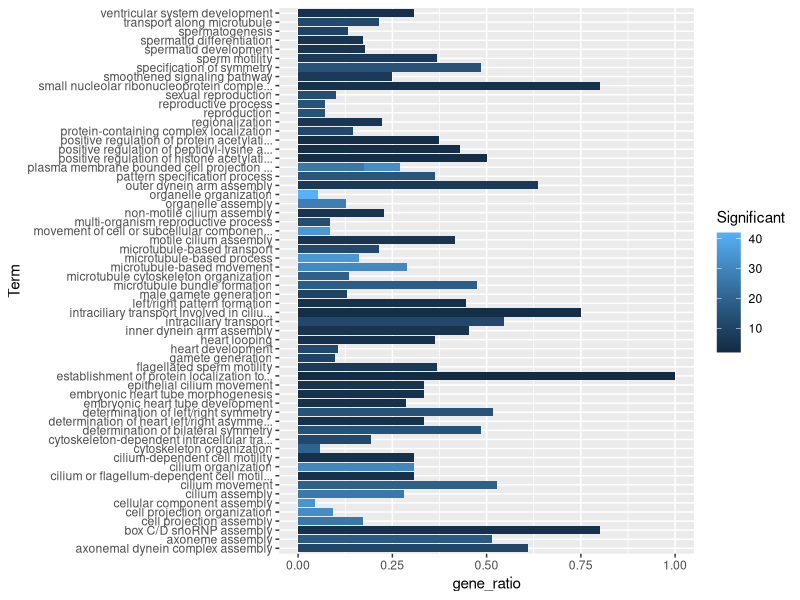

This chart was generated by the following R code:
de_report = read.table("DE_proteins_report.tsv", header = T, sep = "\t")

library(ggplot2)
library(tidyverse)

de_report$gene_ratio =  de_report$Significant / de_report$Annotated

de_gg = de_report %>%
  ggplot(aes(x = gene_ratio, 
             y = Term, 
             fill = Significant)) +
  geom_bar(stat = "identity")

de_gg
